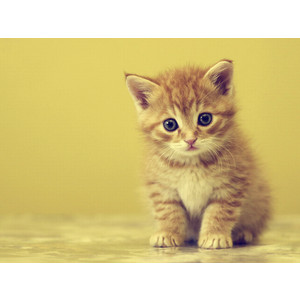
%> input picture cat.jpg, 300 x 300 px
$ octave v3.m   (GNU Octave 9; MATLAB toolbox functions it lacks are replaced by stand-ins)
%> lines starting %> are read from the running program, lines starting %| are printed output that depends on the picture; in (x1, y1, x2, y2) boxes, pixels count from 0 and x2, y2 are one past the last pixel; in counts of white or black regions, pixels touching at a corner belong together; the program's own positions count from 1
clear
clc
p=imread('cat.jpg');
%> p is the input picture: size 300x300x3 uint8; mean R, G, B 216.8, 200, 141.4
r= p(:,:,1);
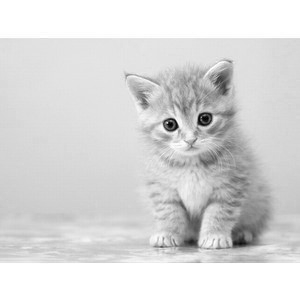
%> r: size 300x300 uint8; min 0, max 255, mean 216.8
g= p(:,:,2);
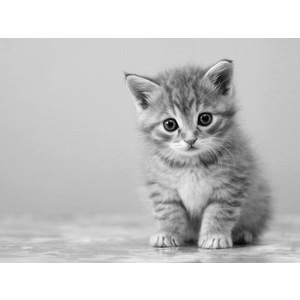
%> g: size 300x300 uint8; min 0, max 255, mean 200
b= p(:,:,3);
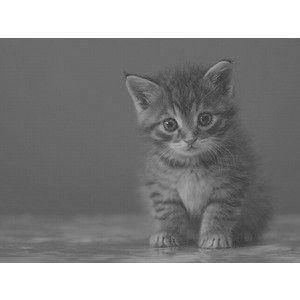
%> b: size 300x300 uint8; min 43, max 255, mean 141.4
[xx,yy,z]=size(r);
%> xx = 300; yy = 300; z = 1
% subplot(1,3,1), imshow(r)
% subplot(1,3,2), imshow(g)
% subplot(1,3,3), imshow(b)

% fft2 can take multi-dimensional arrays and will process then one slice
% after the next
r_fft=fft2(r);
% r_old=ifft2(r_fft);
% subplot(1,2,1), imshow(r)
%Watch out!! Imshow wants images to be uint NOT double!!
% subplot(1,2,2), imshow(uint8(r_old))
% Rectangle Filter
w=140;
g1=(xx/2)-w;
%> g1 = 10
g2=(xx/2)+w;
%> g2 = 290

rect= ones(xx,yy);
rect(g1:g2,g1:g2)=0;
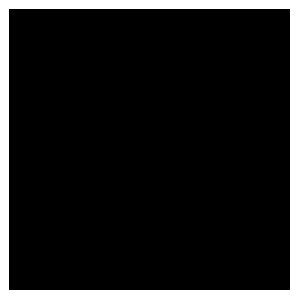
%> rect: size 300x300 double; values 0 (black) and 1 (white), 12.3% white; 1 white region, box (x1, y1, x2, y2) and area: (0, 0, 300, 300) 11039

irect=zeros(xx,yy);
irect(g1:g2,g1:g2)=1;

%Circle Filter
[xmat, ymat]= meshgrid(1:xx, 1:yy);
radius=185;
center= [(xx/2) (yy/2)];
%> center = [150 150]
dist= sqrt((xmat-center(1)).^2+(ymat-center(2)).^2);
circ=dist<=radius;

icirc=circ==0;

%Gaussian Filter
mask= zeros(xx, yy);
x2 = 1:xx;
%> x2 = 300 values from 1 to 300
x1 = 1:yy;
%> x1 = 300 values from 1 to 300
mu=[(xx/2),(yy/2)];
%> mu = [150 150]
sd=177*10^8;
%sd=24*10^9;
[X1,X2] = meshgrid(x1,x2);
%F = (1/sqrt(2*pi*sd)).*exp( -((((X1-mu(1)).^2)+((X2-mu(2)).^2)) ./ (sd^2)));
F = (1/2*pi*sd^2).*exp( -((((X1-mu(1)).^2)+((X2-mu(2)).^2)) ./ (2*(sd^2))));
F=F/max(max(F));
F=abs(F-1);

%Ring Filter
[xmat, ymat]= meshgrid(1:xx, 1:yy);
radiusIn=200;
radiusOut=250;
center= [(xx/2) (yy/2)];
dist= sqrt((xmat-center(1)).^2+(ymat-center(2)).^2);
circIn=dist<=radiusIn;
circOut=dist<=radiusOut;
circOut=circOut==0;
ring=circIn+circOut;
ring=ring==0;


%Multiply with spectrum
r_new_fft=r_fft.*rect;
r_new_fft2= r_fft.*irect;
r_new_fft3= r_fft.*circ;
r_new_fft4= r_fft.*icirc;
r_new_fft5= r_fft.*F;
r_new_fft6= r_fft.*ring;

r_new= ifft2(r_new_fft);
r_new=r_new/max(max(r_new)).*255;
r_new2= ifft2(r_new_fft2);
r_new2=r_new2/max(max(r_new2)).*255;
r_new3= ifft2(r_new_fft3);
r_new3=r_new3/max(max(r_new3)).*255;
r_new4= ifft2(r_new_fft4);
r_new4=r_new4/max(max(r_new4)).*255;
r_new5= ifft2(r_new_fft5);
r_new5=r_new5/max(max(r_new5)).*255;
r_new6= ifft2(r_new_fft6);
r_new6=r_new6/max(max(r_new6)).*255;

r_old= ifft2(r_fft);

show=9;
if show==1
    subplot(2,5,1), imshow(r), title('original')
    subplot(2,5,2), imshow(uint8(abs(r_fft))), title('spectrum')
    subplot(2,5,3), imshow(rect), title('rect filter')
    subplot(2,5,4), imshow(uint8(real(r_new))), title('rect')
    subplot(2,5,5), imshow(irect), title('invese rect filter')
    subplot(2,5,6), imshow(uint8(real(r_new2))), title('irect')
    subplot(2,5,7), imshow(circ), title('circle filter')
    subplot(2,5,8), imshow(uint8(real(r_new3))), title('circ')
    subplot(2,5,9), imshow(icirc), title('inverse circle filter')
    subplot(2,5,10), imshow(uint8(real(r_new4))), title('icirc')
elseif show==2
    subplot(3,1,1), imshow(r), title('Original Image')
    subplot(3,1,2), imshow(icirc), title('Circle Filter')
    subplot(3,1,3), imshow(uint8(real(r_new4))), title('Filtered Image')
elseif show==3
    subplot(1,4,1), imshow(r), title('original')
% [4 lines of commented-out code are left out]
    subplot(1,4,3), imshow(uint8(real(r_new4))), title('circle filter')
    subplot(1,4,4), imshow(uint8(real(r_new4))), title('gaus filter')

elseif show==4
    subplot(1,2,1), imshow(F), title('gauss filter')
    subplot(1,2,2), imshow(uint8(real(r_new5))), title('gauss image')
elseif show==5
    subplot(1,2,1), imshow(uint8(real(r_new4))), title('icirc')
    subplot(1,2,2), imshow(uint8(real(r_new5))), title('gauss image')
elseif show==6
    imshow(uint8(real(r_new6))), title('ring image')
else
    subplot(1,4,1), imshow(r), title('Original')
    subplot(1,4,2), imshow(uint8(real(r_new))), title('Rectangle')
%> after `imshow(uint8(real(r_new)))`:
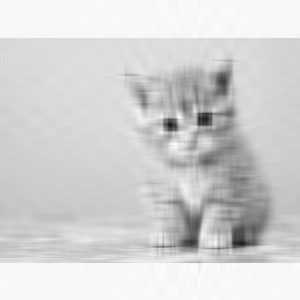
%> displayed picture: size 300x300, on the screen's scale of 0 to 255; min 22, max 255, mean 211.1
    subplot(1,4,3), imshow(uint8(real(r_new4))), title('Circle')
    subplot(1,4,4), imshow(uint8(real(r_new5))), title('Gauss')


end
%
